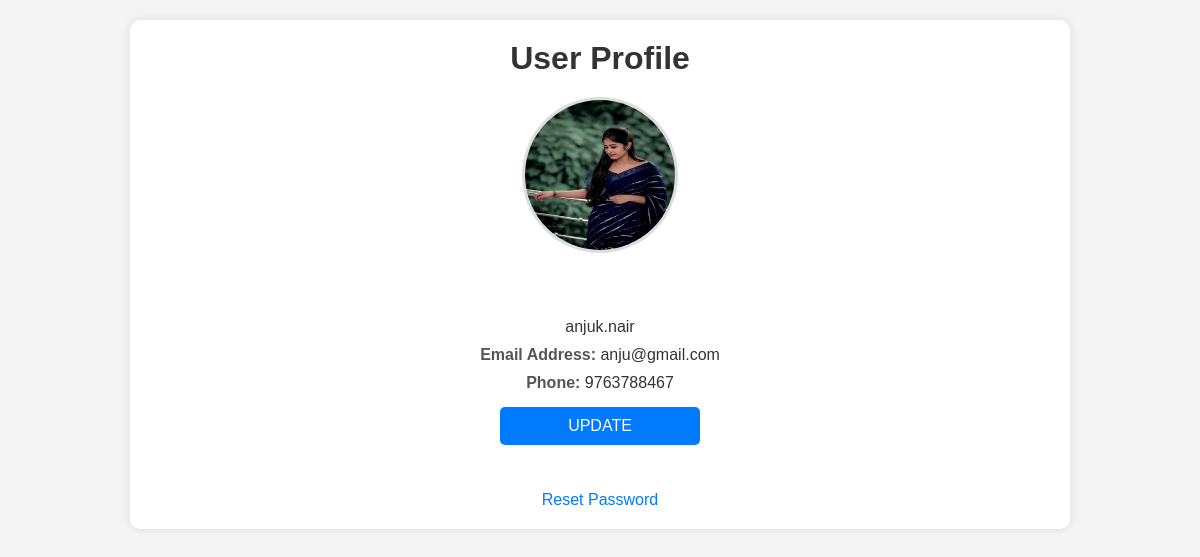
The page /profile/ (signed in) on the database its author committed.
### dhruvam/models.py (models this page shows, shortened)
class Register(AbstractUser):
    SPECIALIZATIONS = [
        ('Choose your specialization', 'Choose your specialization'),
        ('BA Bharathanatyam','BA Bharathanatyam'),
        ('BA Mohiniyattam','BA Mohiniyattam'),
        ('BA Kuchipudi','BA Kuchipudi'),
        ('BA Kathak','BA Kathak'),
        ('BA Odissi','BA Odissi'),
        ('MA Bharathanatyam','MA Bharathanatyam'),
        ('MA Mohiniyattam','MA Mohiniyattam'),
        ('MA Kuchipudi','MA Kuchipudi'),
        ('MA Kathak','MA Kathak'),
        ('MA Odissi','MA Odissi')
    ]
    usertype = models.IntegerField(default=1)
    is_approved = models.BooleanField(default=False)
    phone = models.CharField(max_length=10)
    image = models.ImageField(upload_to='guru_images/')
    experience = models.TextField()
    dance_style = models.CharField(max_length=100)
    dance_specialization = models.CharField(max_length=100, choices=SPECIALIZATIONS, default='Choose your specialization',)
    profile_information = models.TextField()

### dhruvam/views.py (the view)
# urls.py: path('profile/', UserProfileView.as_view(), name='profile'),
class UserProfileView(DetailView):
    model = Register
    template_name = 'profile.html'
    context_object_name = 'user_profile'
    def get_object(self):
        return Register.objects.get(id=self.request.user.id)

### dhruvam/templates/profile.html (shortened to what this page needs)
{% load static %}
{% load static %}
<!DOCTYPE html>
<html lang="en">
<head>
    <link rel="stylesheet" href="{% static 'css/profile.css' %}" type="text/css">
</head>
<body>
    <div class="prof_container">
        <h1>User Profile</h1>
        <div class="profile-info">
            <div class="image">
                <div class="trick">
                    {% if user.image %}
                    <img src="{{ user.image.url }}" alt="Profile Image" style="width: 150px; height: 150px; border-radius: 80px;">
                {% else %}
                <img src="{{ user.image.url }}" alt="Profile Image" style="width: 150px; height: 150px; border-radius: 80px;">
                {% endif %}
                </div>
            </div>
            <br><br>
            <p><strong></strong> {{ user.username }}</p>
            <p><strong>Email Address:</strong> {{ user.email }}</p>
            <p><strong>Phone:</strong> {{ user.phone }}</p>
            <button type="submit" style="width: 200px; "><a href="/update_profile">UPDATE</a></button> <br><br>
            <a href="/password_change_form" id="forgot-password">Reset Password</a>
        </div>
    </div>
</body>
</html>

### dhruvam/static/css/profile.css (style rules this page uses)
body, h1, p { margin: 0; padding: 0; box-sizing: border-box; }
body { font-family: Arial, sans-serif; background-color: #f4f4f4; color: #333; }
.prof_container { width: 80%; max-width: 900px; margin: 20px auto; padding: 20px; background-color: #fff; border-radius: 10px; box-shadow: 0 0 10px rgba(0, 0, 0, 0.1); }
.prof_container h1 { text-align: center; margin-bottom: 20px; color: #333; }
.profile-info { display: flex; flex-direction: column; align-items: center; }
.image { display: flex; justify-content: center; margin-bottom: 20px; }
.trick img { border-radius: 50%; border: 3px solid #ddd; }
.profile-info p { font-size: 16px; margin: 5px 0; }
.profile-info strong { color: #555; }
button { background-color: #007bff; border: none; color: #fff; padding: 10px 20px; text-align: center; text-decoration: none; display: inline-block; font-size: 16px; margin: 10px 0; cursor: pointer; border-radius: 5px; transition: background-color 0.3s ease; }
button a { color: #fff; text-decoration: none; }
#forgot-password { color: #007bff; text-decoration: none; font-size: 16px; }

### rows shown on the page
Register: image (picture), username "anjuk.nair", email "anju@gmail.com", phone "9763788467"
